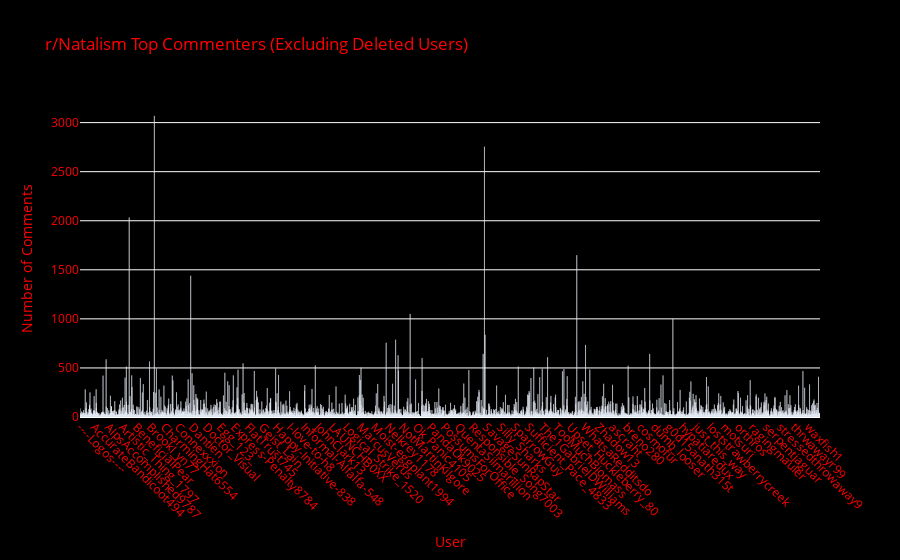

Source (notebook cell):
### Code cell
# Interactive Plotly bar graph for comments per user
# Using natalismComments_removed_deleted (excludes [deleted] users)

comment_counts_by_user = natalismComments_removed_deleted['author'].value_counts().sort_index()

fig = px.bar(
    x=comment_counts_by_user.index,
    y=comment_counts_by_user.values,
    labels={'x': 'User', 'y': 'Number of Comments'},
    title='r/Natalism Top Commenters (Excluding Deleted Users)',
    color_discrete_sequence=['red']
)

fig.update_layout(
    xaxis_title="User",
    yaxis_title="Number of Comments",
    xaxis=dict(
        tickangle=45  # Angle labels for readability
    ),
    hovermode="x unified",
    font_color="red",
    paper_bgcolor="black",
    plot_bgcolor="black"
)

fig.update_traces(
    hovertemplate="User: %{x}<br>Comments: %{y}<extra></extra>"
)

fig.show()

### Figure 1 — Plotly figure (JSON) as saved in the notebook; plotly's stock layout.template omitted (floating-point values rounded to 4 significant figures; data arrays with more than 128 entries replaced by an {"elided": "..."} marker saying what was removed)
{"data": [{"hovertemplate": "User: %{x}<br>Comments: %{y}<extra></extra>", "legendgroup": "", "marker": {"color": "red", "pattern": {"shape": ""}}, "name": "", "orientation": "v", "showlegend": false, "textposition": "auto", "type": "bar", "x": {"elided": "34303 str values"}, "xaxis": "x", "y": {"elided": "34303 int values"}, "yaxis": "y"}], "layout": {"barmode": "relative", "font": {"color": "red"}, "hovermode": "x unified", "legend": {"tracegroupgap": 0}, "paper_bgcolor": "black", "plot_bgcolor": "black", "title": {"text": "r/Natalism Top Commenters (Excluding Deleted Users)"}, "xaxis": {"anchor": "y", "domain": [0, 1], "tickangle": 45, "title": {"text": "User"}}, "yaxis": {"anchor": "x", "domain": [0, 1], "title": {"text": "Number of Comments"}}}}
